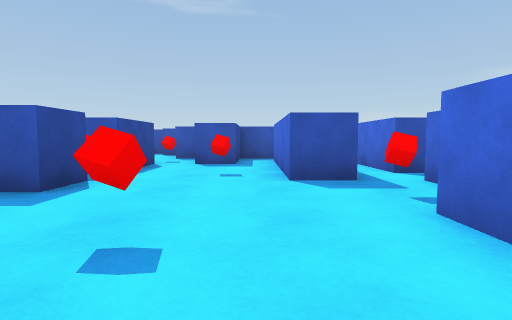
[1] (above)

24 first-person views from a walk through a 3-D level made in the Unity game engine. The camera is 0.62 m above the floor, tilts 4° down and sees 80° across. The floor is counted in squares, 1 m on a side. Each view is taken from the middle of a square. On the plan, view 1 faces up. The plan holds only what a view shows up to about 9 squares ahead; the rest is blank. The place goes on beyond the plan. The player is left out.

[2]
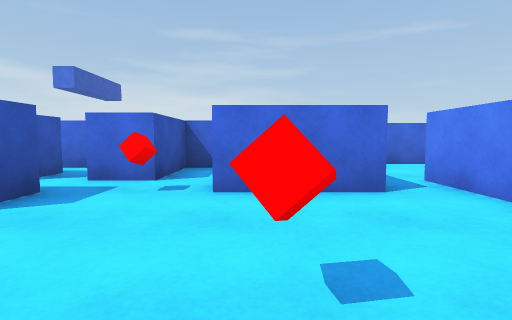

[3]
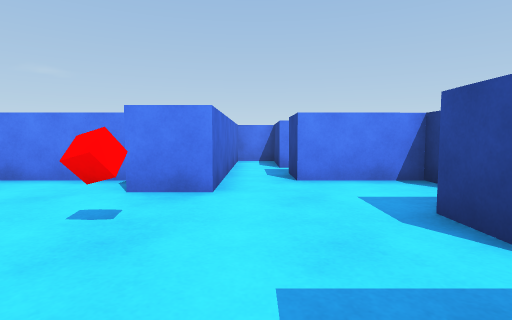

[4]
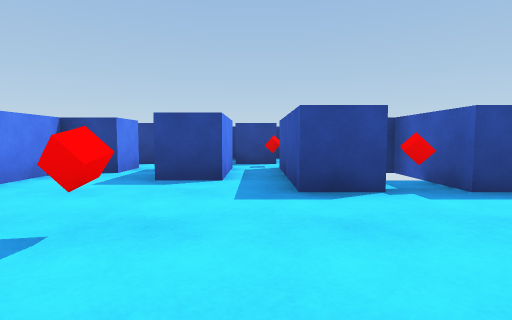

[5]
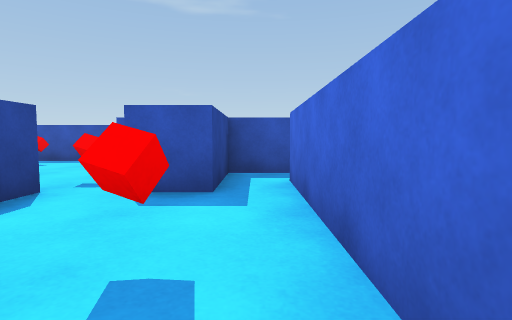

[6]
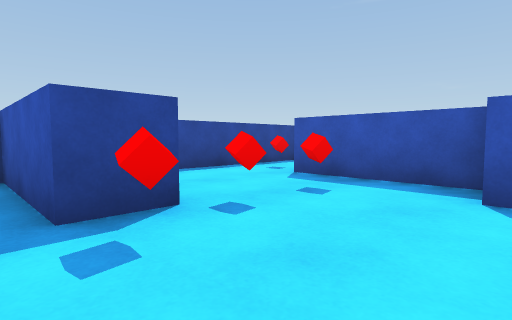

[7]
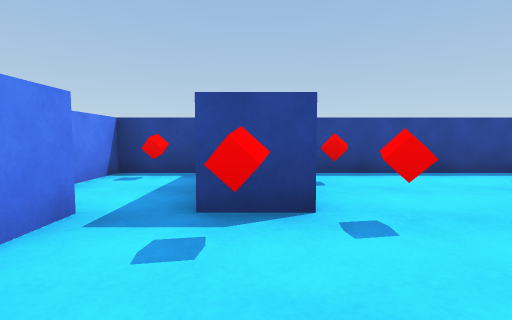

[8]
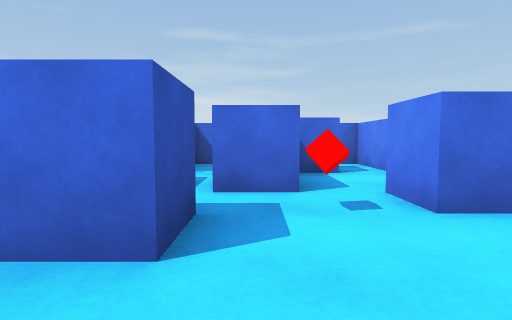

[9]
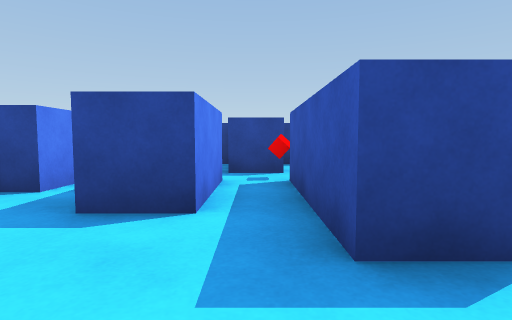

[10]
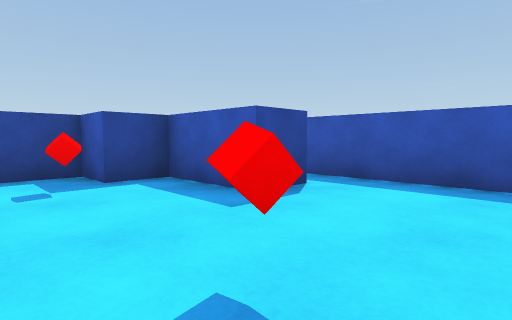

[11]
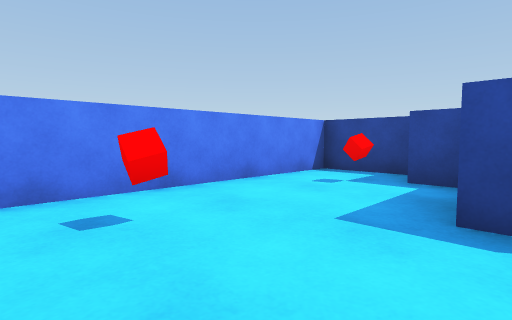

[12]
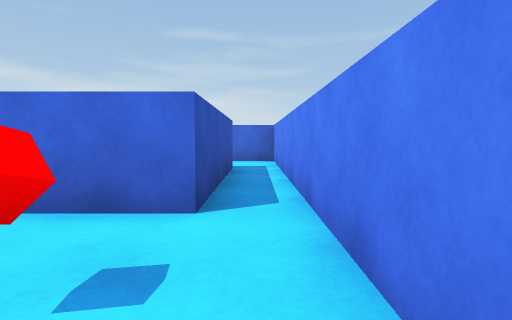

[13]
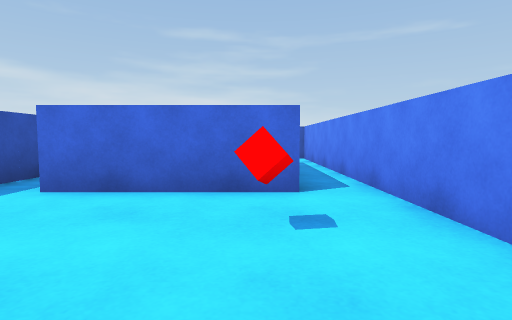

[14]
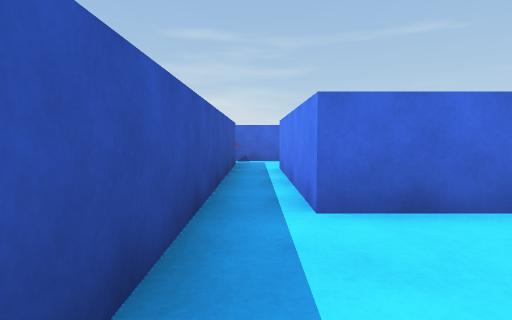

[15]
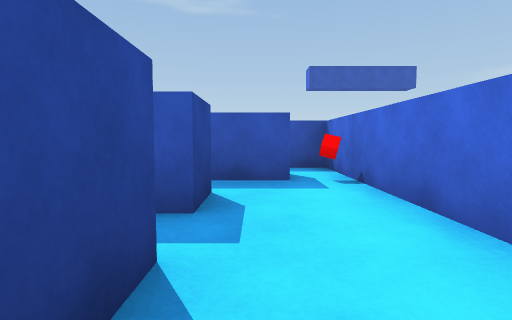

[16]
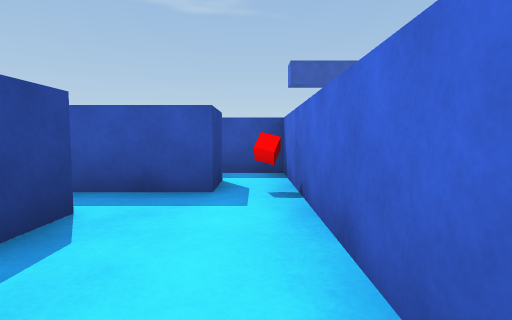

[17]
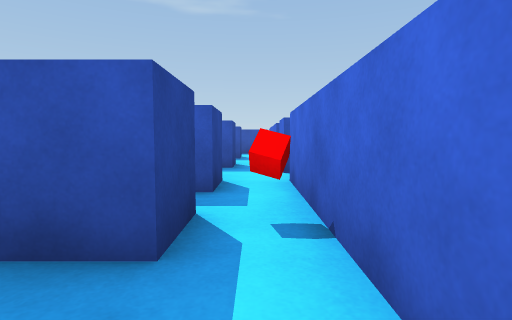

[18]
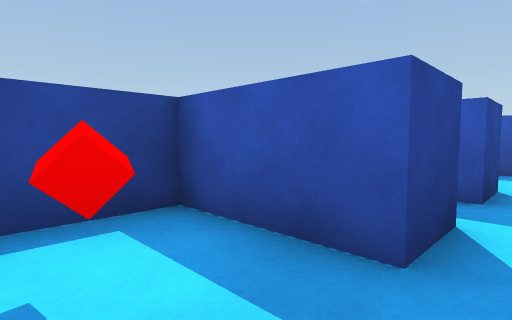

[19]
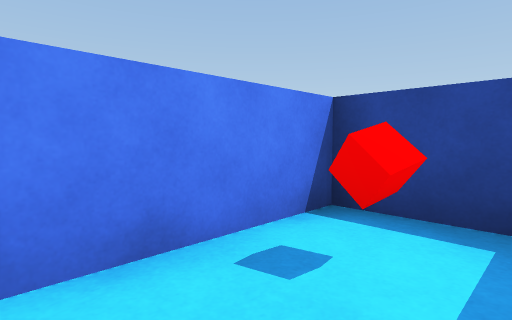

[20]
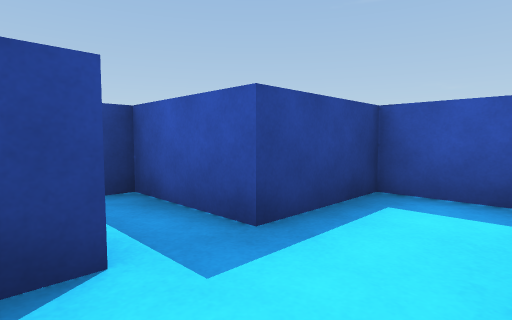

[21]
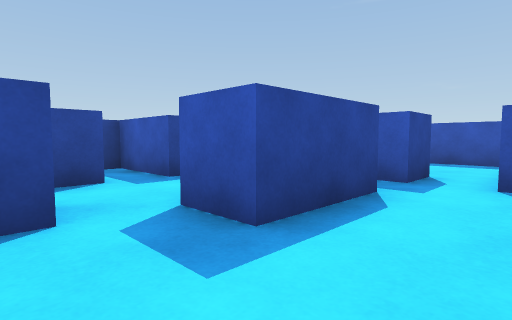

[22]
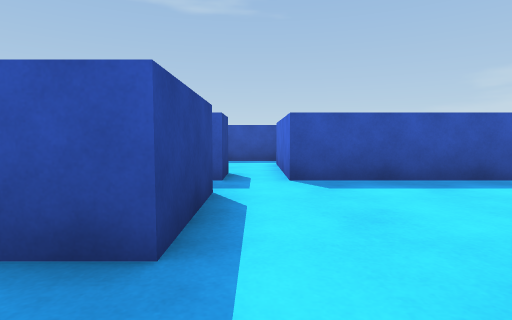

[23]
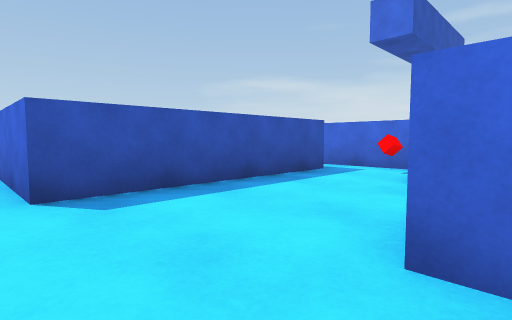

[24]
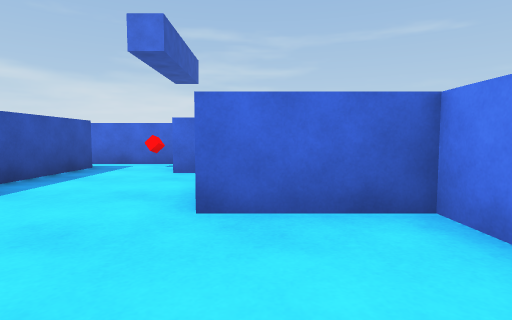

### Floor plan
Ten units are one square. View 1 is at (0, 0); x grows to the right and y downward. Boxes are objects, and circles mark ways between rooms. Rooms are numbered by the first view taken in them; rooms with no view inside come last. Other rooms are left out.
<svg viewBox="-90 -160 210 210">
<path fill="none" stroke="#000" d="M15 -4 15 -15M-5 24 -5 45 115 45 115 35M65 -5 18 -5M95 35 55 35 55 5 65 5M16 -45 5 -45 5 -85M15 -86 15 -79M6 -95 -5 -95M26 -115 15 -115M-55 -96 -55 -85 -85 -85 -85 -65M65 -50 65 -85M48 -15 65 -15M-36 -125 -65 -125M-85 -39 -85 -21M-15 42 -15 -5 -5 -5M-25 45 -15 45M-55 35 -55 -5 -45 -5 -45 6M95 -115 55 -115 55 -125M56 -155 36 -155M-85 -134 -85 -100M-85 24 -85 45 -60 45M115 -100 115 -122M115 -15 115 -25 104 -25M95 25 95 35M95 5 95 15M115 35 115 5M105 -15 105 -5 75 -5M115 5 115 -15M75 5 95 5M65 5 75 5"/>
<rect x="-5" y="5" width="10" height="20" fill="#bbb"><title>blue block</title></rect>
<rect x="5" y="25" width="10" height="10" fill="#bbb"><title>red cube</title></rect>
<rect x="5" y="5" width="20" height="10" fill="#bbb"><title>blue block</title></rect>
<rect x="35" y="25" width="10" height="10" fill="#bbb"><title>red cube</title></rect>
<rect x="-85" y="15" width="20" height="10" fill="#bbb"><title>blue block</title></rect>
<rect x="-85" y="-5" width="20" height="10" fill="#bbb"><title>blue block</title></rect>
<rect x="-85" y="-35" width="20" height="10" fill="#bbb"><title>blue block</title></rect>
<rect x="-85" y="-65" width="20" height="10" fill="#bbb"><title>blue block</title></rect>
<rect x="-85" y="-75" width="10" height="10" fill="#bbb"><title>red cube</title></rect>
<rect x="-75" y="35" width="10" height="10" fill="#bbb"><title>red cube</title></rect>
<rect x="-75" y="-105" width="10" height="10" fill="#bbb"><title>red cube</title></rect>
<rect x="-75" y="-135" width="10" height="10" fill="#bbb"><title>red cube</title></rect>
<rect x="-65" y="15" width="10" height="10" fill="#bbb"><title>red cube</title></rect>
<rect x="-65" y="-35" width="10" height="10" fill="#bbb"><title>red cube</title></rect>
<rect x="-55" y="-25" width="20" height="10" fill="#bbb"><title>blue block</title></rect>
<rect x="-55" y="-45" width="20" height="10" fill="#bbb"><title>blue block</title></rect>
<rect x="-55" y="-65" width="20" height="20" fill="#bbb"><title>blue block</title></rect>
<rect x="-55" y="-75" width="20" height="10" fill="#bbb"><title>blue block</title></rect>
<rect x="-55" y="-95" width="10" height="10" fill="#bbb"><title>red cube</title></rect>
<rect x="-55" y="-105" width="10" height="10" fill="#bbb"><title>red cube</title></rect>
<rect x="-55" y="-115" width="10" height="10" fill="#bbb"><title>red cube</title></rect>
<rect x="-45" y="5" width="20" height="10" fill="#bbb"><title>blue block</title></rect>
<rect x="-45" y="-65" width="10" height="10" fill="#bbb"><title>blue cube</title></rect>
<rect x="-35" y="25" width="10" height="20" fill="#bbb"><title>blue block</title></rect>
<rect x="-35" y="-45" width="10" height="10" fill="#bbb"><title>blue cube</title></rect>
<rect x="-35" y="-55" width="10" height="10" fill="#bbb"><title>red cube</title></rect>
<rect x="-35" y="-75" width="10" height="20" fill="#bbb"><title>blue block</title></rect>
<rect x="-25" y="-85" width="10" height="10" fill="#bbb"><title>red cube</title></rect>
<rect x="-15" y="-25" width="10" height="10" fill="#bbb"><title>red cube</title></rect>
<rect x="-15" y="-55" width="10" height="10" fill="#bbb"><title>red cube</title></rect>
<rect x="-15" y="-95" width="10" height="20" fill="#bbb"><title>blue block</title></rect>
<rect x="5" y="-115" width="10" height="20" fill="#bbb"><title>blue block</title></rect>
<rect x="15" y="-25" width="10" height="10" fill="#bbb"><title>blue cube</title></rect>
<rect x="15" y="-35" width="10" height="10" fill="#bbb"><title>red cube</title></rect>
<rect x="25" y="-45" width="20" height="10" fill="#bbb"><title>blue block</title></rect>
<rect x="25" y="-75" width="10" height="20" fill="#bbb"><title>blue block</title></rect>
<rect x="25" y="-125" width="20" height="10" fill="#bbb"><title>blue block</title></rect>
<rect x="45" y="-45" width="10" height="20" fill="#bbb"><title>blue block</title></rect>
<rect x="45" y="-65" width="20" height="10" fill="#bbb"><title>blue block</title></rect>
<rect x="55" y="-145" width="10" height="20" fill="#bbb"><title>blue block</title></rect>
<rect x="65" y="-25" width="10" height="20" fill="#bbb"><title>blue block</title></rect>
<rect x="95" y="-95" width="10" height="10" fill="#bbb"><title>blue cube</title></rect>
<rect x="95" y="-125" width="10" height="10" fill="#bbb"><title>blue cube</title></rect>
<rect x="105" y="-105" width="10" height="10" fill="#bbb"><title>red cube</title></rect>
<rect x="105" y="-15" width="10" height="10" fill="#bbb"><title>red cube</title></rect>
<circle cx="5" cy="-5" r="3" fill="#2a7"/>
<circle cx="105" cy="30" r="3" fill="#2a7"/>
<circle cx="60" cy="0" r="3" fill="#2a7"/>
<circle cx="110" cy="-10" r="3" fill="#2a7"/>
<circle cx="105" cy="10" r="3" fill="#2a7"/>
<circle cx="85" cy="0" r="3" fill="#2a7"/>
<text x="30" y="20">1</text>
<text x="0" y="-60">2</text>
<text x="100" y="20">3</text>
<text x="100" y="0">4</text>
<text x="70" y="-10">5</text>
</svg>
Room 1 opens to room 2. Room 1 opens to room 3. Room 1 opens to room 5. Room 2 opens to room 4. Room 3 opens to room 4. Room 4 opens to room 5.

Where each view was taken, in squares from view 1:
view 1: 0 up, 0 right, facing up
view 2: 2 up, 2 left, facing right
view 3: 4 up, 2 left, facing down
view 4: 3 up, 1 right, facing left
view 5: 4 up, 0 right, facing up
view 6: 8 up, 3 left, facing up-left
view 7: 9 up, 3 left, facing left
view 8: 4 up, 1 left, facing right
view 9: 3 up, 1 left, facing left
view 10: 4 down, 5 right, facing up-left
view 11: 1 down, 5 right, facing down-left
view 12: 4 down, 3 right, facing right
view 13: 3 down, 2 right, facing right
view 14: 0 up, 3 right, facing right
view 15: 4 down, 10 right, facing up
view 16: 3 down, 11 right, facing up
view 17: 4 down, 6 left, facing up
view 18: 4 down, 6 left, facing up-left
view 19: 3 down, 6 left, facing down-left
view 20: 8 up, 3 right, facing up-left
view 21: 7 up, 6 right, facing up-left
view 22: 7 up, 5 right, facing up
view 23: 8 up, 5 right, facing up-right
view 24: 8 up, 4 right, facing right
